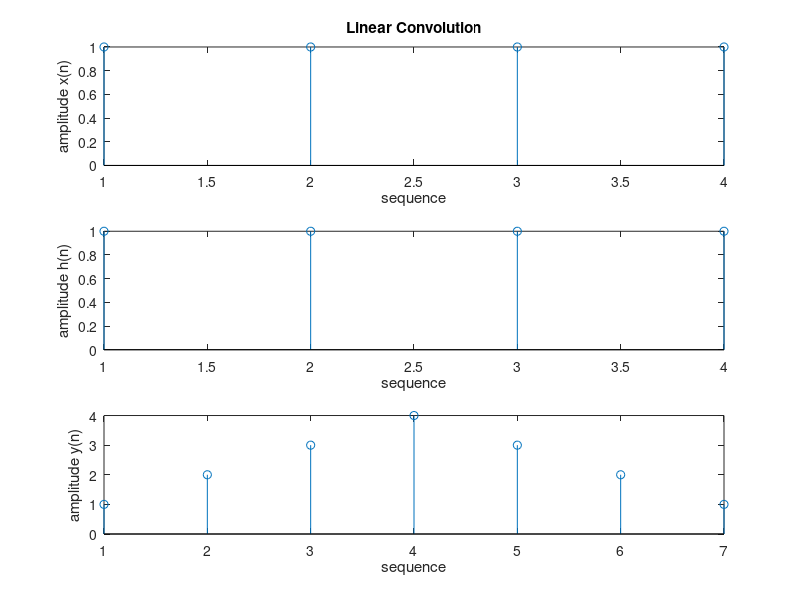

Write the MATLAB code that produced this figure.
%LINEAR CONVOLUTION
x=[1 1 1 1];
h=[1 1 1 1];
y=conv(x,h);
disp(y);
subplot(3,1,1);
stem(x);
xlabel('sequence');
ylabel('amplitude x(n)');
title('Linear Convolution');
subplot(3,1,2);
stem(h);
xlabel('sequence');
ylabel('amplitude h(n)');
subplot(3,1,3);
stem(y);
xlabel('sequence');
ylabel('amplitude y(n)');


%CIRCULAR CONVOLUTION
clc;
clear all;
N=4;
x=[1,2,2,0];
h=[1,2,3,4];
n=0;
disp('The result of circular convolution is');
for m=1:N;
sum=0;
for k=1:N;
if((m-k)>=0)
n=m-k+1;
else
n=m-k+N+1;
end
sum=sum+x(k)*h(n);
end
disp(sum);
end


%Assignment 1
N=4;
x=[1 2 2 0];
h=[1 2 3 4];
c=cconv (x, h, N);
disp(c);

